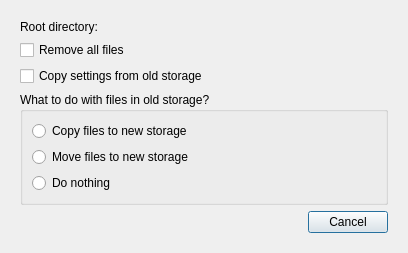
<?xml version="1.0" encoding="UTF-8"?>
<ui version="4.0">
 <class>ChangeStorageDialog</class>
 <widget class="QDialog" name="ChangeStorageDialog">
  <property name="geometry">
   <rect>
    <x>0</x>
    <y>0</y>
    <width>408</width>
    <height>244</height>
   </rect>
  </property>
  <property name="windowTitle">
   <string>Change storage</string>
  </property>
  <layout class="QVBoxLayout" name="verticalLayout">
   <item>
    <widget class="QStackedWidget" name="widgetStack">
     <property name="currentIndex">
      <number>0</number>
     </property>
     <widget class="QWidget" name="page">
      <layout class="QVBoxLayout" name="verticalLayout_3">
       <item>
        <layout class="QFormLayout" name="formLayout">
         <property name="fieldGrowthPolicy">
          <enum>QFormLayout::ExpandingFieldsGrow</enum>
         </property>
         <item row="0" column="0">
          <widget class="QLabel" name="label">
           <property name="text">
            <string>Root directory:</string>
           </property>
          </widget>
         </item>
         <item row="0" column="1">
          <widget class="PathEditWidget" name="rootDirectory" native="true">
           <property name="sizePolicy">
            <sizepolicy hsizetype="Expanding" vsizetype="Preferred">
             <horstretch>0</horstretch>
             <verstretch>0</verstretch>
            </sizepolicy>
           </property>
          </widget>
         </item>
        </layout>
       </item>
       <item>
        <widget class="QCheckBox" name="chkRemoveFiles">
         <property name="text">
          <string>Remove all files</string>
         </property>
        </widget>
       </item>
       <item>
        <widget class="QCheckBox" name="chkCopySettings">
         <property name="text">
          <string>Copy settings from old storage</string>
         </property>
        </widget>
       </item>
       <item>
        <widget class="QGroupBox" name="grpFiles">
         <property name="title">
          <string>What to do with files in old storage?</string>
         </property>
         <layout class="QVBoxLayout" name="verticalLayout_2">
          <item>
           <widget class="QRadioButton" name="chkCopyFiles">
            <property name="text">
             <string>Copy files to new storage</string>
            </property>
           </widget>
          </item>
          <item>
           <widget class="QRadioButton" name="chkMoveFiles">
            <property name="text">
             <string>Move files to new storage</string>
            </property>
           </widget>
          </item>
          <item>
           <widget class="QRadioButton" name="chkDoNothing">
            <property name="text">
             <string>Do nothing</string>
            </property>
           </widget>
          </item>
         </layout>
        </widget>
       </item>
       <item>
        <spacer name="verticalSpacer">
         <property name="orientation">
          <enum>Qt::Vertical</enum>
         </property>
         <property name="sizeHint" stdset="0">
          <size>
           <width>20</width>
           <height>40</height>
          </size>
         </property>
        </spacer>
       </item>
       <item>
        <widget class="QDialogButtonBox" name="buttonBox">
         <property name="standardButtons">
          <set>QDialogButtonBox::Cancel</set>
         </property>
        </widget>
       </item>
      </layout>
      <zorder>chkCopySettings</zorder>
      <zorder>grpFiles</zorder>
      <zorder>buttonBox</zorder>
      <zorder>verticalSpacer</zorder>
      <zorder>chkRemoveFiles</zorder>
     </widget>
     <widget class="QWidget" name="page_2">
      <layout class="QVBoxLayout" name="verticalLayout_4">
       <item>
        <spacer name="verticalSpacer_3">
         <property name="orientation">
          <enum>Qt::Vertical</enum>
         </property>
         <property name="sizeHint" stdset="0">
          <size>
           <width>20</width>
           <height>40</height>
          </size>
         </property>
        </spacer>
       </item>
       <item>
        <widget class="QProgressBar" name="operationProgress">
         <property name="value">
          <number>24</number>
         </property>
        </widget>
       </item>
       <item>
        <widget class="QLabel" name="lblProgressText">
         <property name="text">
          <string>Not started</string>
         </property>
         <property name="alignment">
          <set>Qt::AlignRight|Qt::AlignTrailing|Qt::AlignVCenter</set>
         </property>
        </widget>
       </item>
       <item>
        <spacer name="verticalSpacer_2">
         <property name="orientation">
          <enum>Qt::Vertical</enum>
         </property>
         <property name="sizeHint" stdset="0">
          <size>
           <width>20</width>
           <height>40</height>
          </size>
         </property>
        </spacer>
       </item>
      </layout>
     </widget>
    </widget>
   </item>
  </layout>
 </widget>
 <customwidgets>
  <customwidget>
   <class>PathEditWidget</class>
   <extends>QWidget</extends>
   <header>organica.gui.patheditwidget</header>
   <container>1</container>
  </customwidget>
 </customwidgets>
 <resources/>
 <connections>
  <connection>
   <sender>buttonBox</sender>
   <signal>accepted()</signal>
   <receiver>ChangeStorageDialog</receiver>
   <slot>accept()</slot>
   <hints>
    <hint type="sourcelabel">
     <x>318</x>
     <y>223</y>
    </hint>
    <hint type="destinationlabel">
     <x>1</x>
     <y>200</y>
    </hint>
   </hints>
  </connection>
  <connection>
   <sender>buttonBox</sender>
   <signal>rejected()</signal>
   <receiver>ChangeStorageDialog</receiver>
   <slot>reject()</slot>
   <hints>
    <hint type="sourcelabel">
     <x>424</x>
     <y>210</y>
    </hint>
    <hint type="destinationlabel">
     <x>-1</x>
     <y>172</y>
    </hint>
   </hints>
  </connection>
 </connections>
</ui>
